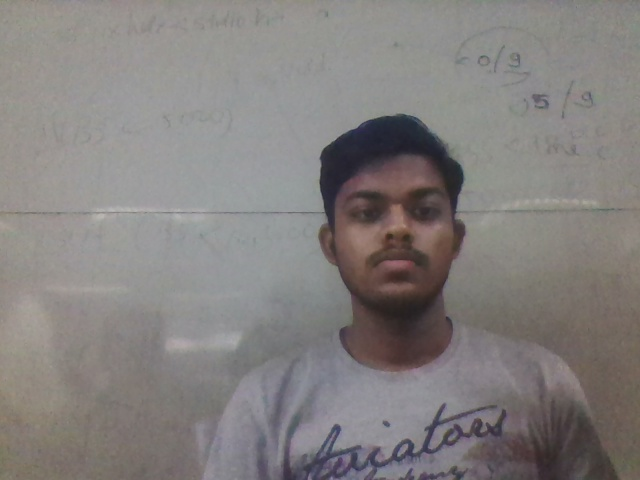
#> input picture Files/User.201701243.1.jpg, 640 x 480 px, found by its file name
$ python face_detection.py
#> lines starting #> are read from the running program, lines starting #| are printed output that depends on the picture
import numpy as np
import cv2

# multiple cascades: https://github.com/Itseez/opencv/tree/master/data/haarcascades

#https://github.com/Itseez/opencv/blob/master/data/haarcascades/haarcascade_frontalface_default.xml
face_cascade = cv2.CascadeClassifier('haarcascade_frontalface_default.xml')
#https://github.com/Itseez/opencv/blob/master/data/haarcascades/haarcascade_eye.xml
#eye_cascade = cv2.CascadeClassifier('haarcascade_eye.xml')

#cap = cv2.VideoCapture(0)


img = cv2.imread('/home/kunal/Desktop/RI/User.201701243.1.jpg',cv2.IMREAD_UNCHANGED)
#> img is the input picture: shape (480, 640, 3); mean B, G, R 126.4, 127.8, 131.7
#img=cv2.resize(img, (1000,1200))
#gray = cv2.cvtColor(img, cv2.COLOR_BGR2GRAY)
faces = face_cascade.detectMultiScale(img, 1.1, 5)
#> faces = [[317, 146, 160, 160]]

for (x,y,w,h) in faces:
    cv2.rectangle(img,(x,y),(x+w,y+h),(255,0,0),2)
 # [6 lines of commented-out code are left out]

    cv2.imshow('img',img)
    k = cv2.waitKey(30) & 0xff
    if k == 27:
 	   break
#> this loop made 1 pass; (key Esc is pressed on pass 1)
#> pass 1, `cv2.imshow('img',img)`:
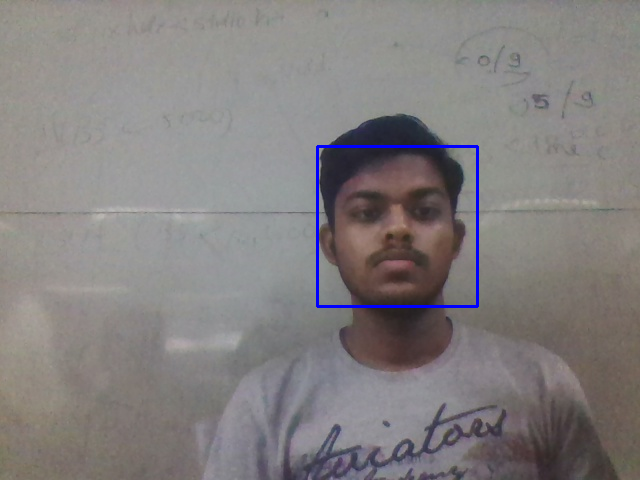
#> window 'img': shape (480, 640, 3); mean B, G, R 127.3, 127.1, 131.1

cv2.imwrite('waka.jpg',img)
#cap.release()
cv2.waitKey(5000)
cv2.destroyAllWindows()
